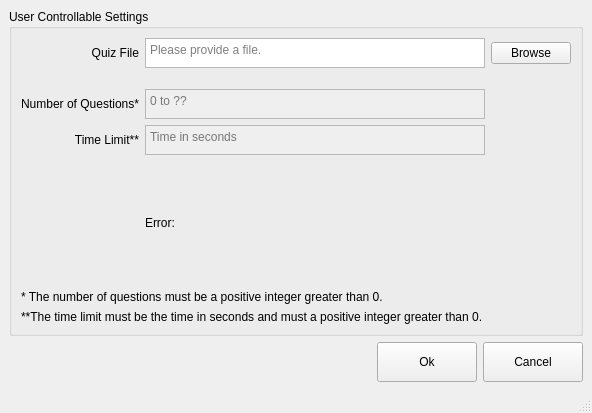
<?xml version="1.0" encoding="UTF-8"?>
<ui version="4.0">
 <class>settings</class>
 <widget class="QMainWindow" name="settings">
  <property name="geometry">
   <rect>
    <x>0</x>
    <y>0</y>
    <width>592</width>
    <height>413</height>
   </rect>
  </property>
  <property name="windowTitle">
   <string>Settings</string>
  </property>
  <widget class="QWidget" name="centralwidget">
   <layout class="QGridLayout" name="gridLayout">
    <item row="2" column="1">
     <widget class="QPushButton" name="btnOk">
      <property name="minimumSize">
       <size>
        <width>100</width>
        <height>40</height>
       </size>
      </property>
      <property name="text">
       <string>Ok</string>
      </property>
     </widget>
    </item>
    <item row="2" column="2">
     <widget class="QPushButton" name="btnCancel">
      <property name="minimumSize">
       <size>
        <width>100</width>
        <height>40</height>
       </size>
      </property>
      <property name="text">
       <string>Cancel</string>
      </property>
     </widget>
    </item>
    <item row="2" column="0">
     <spacer name="horizontalSpacer">
      <property name="orientation">
       <enum>Qt::Horizontal</enum>
      </property>
      <property name="sizeHint" stdset="0">
       <size>
        <width>40</width>
        <height>20</height>
       </size>
      </property>
     </spacer>
    </item>
    <item row="0" column="0" colspan="3">
     <widget class="QGroupBox" name="groupBox">
      <property name="title">
       <string>User Controllable Settings</string>
      </property>
      <layout class="QGridLayout" name="gridLayout_2">
       <item row="6" column="1">
        <spacer name="verticalSpacer">
         <property name="orientation">
          <enum>Qt::Vertical</enum>
         </property>
         <property name="sizeHint" stdset="0">
          <size>
           <width>20</width>
           <height>40</height>
          </size>
         </property>
        </spacer>
       </item>
       <item row="2" column="0">
        <widget class="QLabel" name="label_2">
         <property name="text">
          <string>Number of Questions*</string>
         </property>
         <property name="alignment">
          <set>Qt::AlignRight|Qt::AlignTrailing|Qt::AlignVCenter</set>
         </property>
        </widget>
       </item>
       <item row="2" column="1">
        <widget class="QTextEdit" name="txtNumQuest">
         <property name="enabled">
          <bool>false</bool>
         </property>
         <property name="minimumSize">
          <size>
           <width>0</width>
           <height>30</height>
          </size>
         </property>
         <property name="maximumSize">
          <size>
           <width>16777215</width>
           <height>30</height>
          </size>
         </property>
         <property name="inputMethodHints">
          <set>Qt::ImhDigitsOnly|Qt::ImhFormattedNumbersOnly</set>
         </property>
         <property name="verticalScrollBarPolicy">
          <enum>Qt::ScrollBarAlwaysOff</enum>
         </property>
         <property name="readOnly">
          <bool>false</bool>
         </property>
         <property name="placeholderText">
          <string>0 to ??</string>
         </property>
        </widget>
       </item>
       <item row="0" column="0">
        <widget class="QLabel" name="label">
         <property name="text">
          <string>Quiz File</string>
         </property>
         <property name="alignment">
          <set>Qt::AlignRight|Qt::AlignTrailing|Qt::AlignVCenter</set>
         </property>
        </widget>
       </item>
       <item row="0" column="1">
        <widget class="QTextEdit" name="txtFile">
         <property name="sizePolicy">
          <sizepolicy hsizetype="Expanding" vsizetype="Fixed">
           <horstretch>0</horstretch>
           <verstretch>0</verstretch>
          </sizepolicy>
         </property>
         <property name="minimumSize">
          <size>
           <width>300</width>
           <height>30</height>
          </size>
         </property>
         <property name="maximumSize">
          <size>
           <width>16777215</width>
           <height>30</height>
          </size>
         </property>
         <property name="sizeIncrement">
          <size>
           <width>1</width>
           <height>1</height>
          </size>
         </property>
         <property name="baseSize">
          <size>
           <width>0</width>
           <height>30</height>
          </size>
         </property>
         <property name="inputMethodHints">
          <set>Qt::ImhNone</set>
         </property>
         <property name="verticalScrollBarPolicy">
          <enum>Qt::ScrollBarAlwaysOff</enum>
         </property>
         <property name="horizontalScrollBarPolicy">
          <enum>Qt::ScrollBarAlwaysOff</enum>
         </property>
         <property name="lineWrapMode">
          <enum>QTextEdit::NoWrap</enum>
         </property>
         <property name="placeholderText">
          <string>Please provide a file.</string>
         </property>
        </widget>
       </item>
       <item row="0" column="2">
        <widget class="QPushButton" name="btnFileBrowse">
         <property name="text">
          <string>Browse</string>
         </property>
        </widget>
       </item>
       <item row="4" column="1">
        <spacer name="verticalSpacer_3">
         <property name="orientation">
          <enum>Qt::Vertical</enum>
         </property>
         <property name="sizeHint" stdset="0">
          <size>
           <width>20</width>
           <height>40</height>
          </size>
         </property>
        </spacer>
       </item>
       <item row="1" column="1">
        <spacer name="verticalSpacer_2">
         <property name="orientation">
          <enum>Qt::Vertical</enum>
         </property>
         <property name="sizeType">
          <enum>QSizePolicy::Fixed</enum>
         </property>
         <property name="sizeHint" stdset="0">
          <size>
           <width>20</width>
           <height>15</height>
          </size>
         </property>
        </spacer>
       </item>
       <item row="3" column="0">
        <widget class="QLabel" name="label_3">
         <property name="text">
          <string>Time Limit**</string>
         </property>
         <property name="alignment">
          <set>Qt::AlignRight|Qt::AlignTrailing|Qt::AlignVCenter</set>
         </property>
        </widget>
       </item>
       <item row="8" column="0" colspan="2">
        <widget class="QLabel" name="label_5">
         <property name="text">
          <string>**The time limit must be the time in seconds and must a positive integer greater than 0. </string>
         </property>
         <property name="wordWrap">
          <bool>true</bool>
         </property>
        </widget>
       </item>
       <item row="7" column="0" colspan="2">
        <widget class="QLabel" name="label_4">
         <property name="text">
          <string>* The number of questions must be a positive integer greater than 0.</string>
         </property>
         <property name="wordWrap">
          <bool>true</bool>
         </property>
        </widget>
       </item>
       <item row="3" column="1">
        <widget class="QTextEdit" name="txtTime">
         <property name="enabled">
          <bool>false</bool>
         </property>
         <property name="minimumSize">
          <size>
           <width>0</width>
           <height>30</height>
          </size>
         </property>
         <property name="maximumSize">
          <size>
           <width>16777215</width>
           <height>30</height>
          </size>
         </property>
         <property name="inputMethodHints">
          <set>Qt::ImhDigitsOnly</set>
         </property>
         <property name="placeholderText">
          <string>Time in seconds</string>
         </property>
        </widget>
       </item>
       <item row="5" column="1">
        <widget class="QLabel" name="lblError">
         <property name="text">
          <string>Error: </string>
         </property>
        </widget>
       </item>
      </layout>
     </widget>
    </item>
   </layout>
  </widget>
  <widget class="QStatusBar" name="statusbar"/>
 </widget>
 <resources/>
 <connections/>
</ui>
